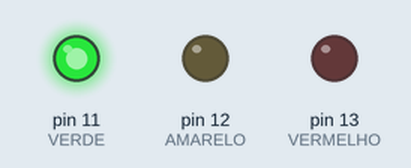
Bench run of a sketch on a simulated Arduino Uno, built with avr-gcc and run on an emulated ATmega328P. Parts: output pins drawn as LEDs (lit = HIGH).

Above: at 0.5 s.
At 1.5 s:
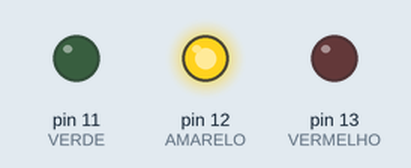
At 5.5 s:
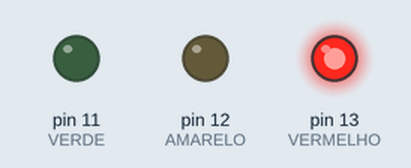
Timing chart, 0 to 6.9 s (numbered marks = the images above):
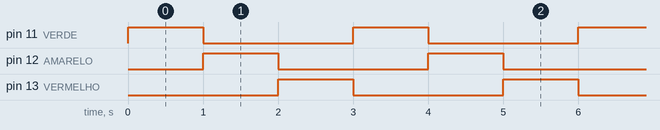

The sketch:

arduino_semafaro.ino
```cpp
#define VERDE 11
#define AMARELO 12
#define VERMELHO 13

void setup()
{
  pinMode(VERDE, OUTPUT);
  pinMode(AMARELO, OUTPUT);
  pinMode(VERMELHO, OUTPUT);
}

void loop()
{
  digitalWrite(VERDE, HIGH);
  digitalWrite(VERMELHO, LOW);
  digitalWrite(AMARELO, LOW);
  delay(1000);
  digitalWrite(VERDE, LOW);
  digitalWrite(VERMELHO, LOW);
  digitalWrite(AMARELO, HIGH);
  delay(1000);
  digitalWrite(VERDE, LOW);
  digitalWrite(VERMELHO, HIGH);
  digitalWrite(AMARELO, LOW);
  delay(1000);
}
```

Measured:
- by itself, pin 11 (VERDE), pin 12 (AMARELO), pin 13 (VERMELHO): alternates HIGH for 1.0 s and LOW for 2.0 s
- by itself, everything shown: repeats every 3.0 s, in 3 steps
